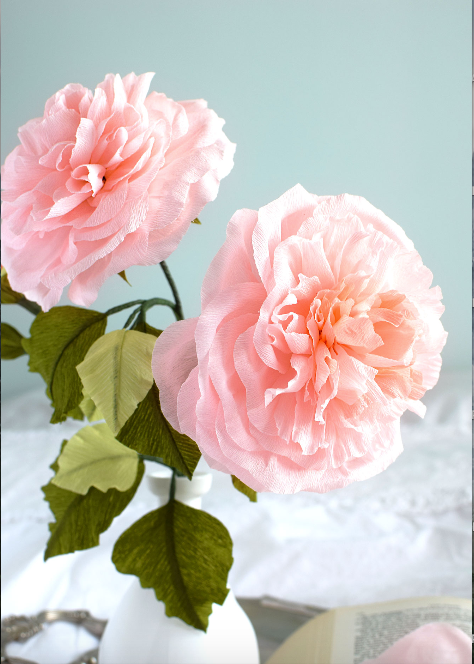
#> input picture outputs/kernels/image.png, 474 x 664 px, given in place of Image.jpg, which was not available
$ python kernels.py
#> lines starting #> are read from the running program, lines starting #| are printed output that depends on the picture; pictures that were not available may be replaced by others from this repository, and a replacement may not be noted
import numpy as np
import cv2
from matplotlib import pyplot as plt
img = cv2.imread('Image.jpg')
#> img is the input picture: shape (664, 474, 3); mean B, G, R 184.7, 192.3, 200.6
cv2.namedWindow('image(press 0 to change)', cv2.WINDOW_NORMAL)
cv2.imshow('image(press 0 to change)',img)
cv2.waitKey(0)
cv2.destroyAllWindows()
#sharpen
sharpen_kernel=np.array([[0,-1,0], [-1,5,-1], [0,-1,0]])
sharpen=cv2.filter2D(img,-1,sharpen_kernel)
cv2.namedWindow('sharpen(press 0 to change)', cv2.WINDOW_NORMAL)
cv2.imshow('sharpen(press 0 to change)',sharpen)
cv2.waitKey(0)
cv2.destroyAllWindows()
plt.subplot(121),plt.imshow(img),plt.title('Original')
plt.xticks([]), plt.yticks([])
plt.subplot(122),plt.imshow(sharpen),plt.title('sharpen')
plt.xticks([]), plt.yticks([])
plt.show()
#> figure, not shown here; B, G, R data is drawn as R, G, B

#Laplacian
Laplacian_kernel= np.array([[0,1,0],[1,-4,1],[0,1,0]])
Laplacian=cv2.filter2D(img, -1, Laplacian_kernel)
cv2.namedWindow('Laplacian(press 0 to change)', cv2.WINDOW_NORMAL)
cv2.imshow('Laplacian(press 0 to change)',Laplacian)
cv2.waitKey(0)
cv2.destroyAllWindows()
plt.subplot(131),plt.imshow(img),plt.title('Original')
plt.xticks([]), plt.yticks([])
plt.subplot(132),plt.imshow(Laplacian),plt.title('Laplacian')
plt.xticks([]), plt.yticks([])
plt.show()
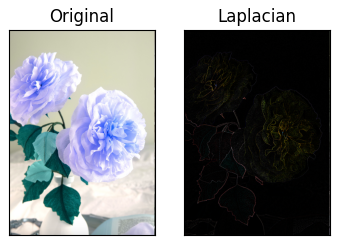
#> figure drawn by matplotlib, 2 panels; B, G, R data is drawn as R, G, B

#Emboss
Emboss_kernel=np.array([[-2,-1,0],[-1,1,1],[0,1,2]])
Emboss=cv2.filter2D(img, -1, Emboss_kernel)
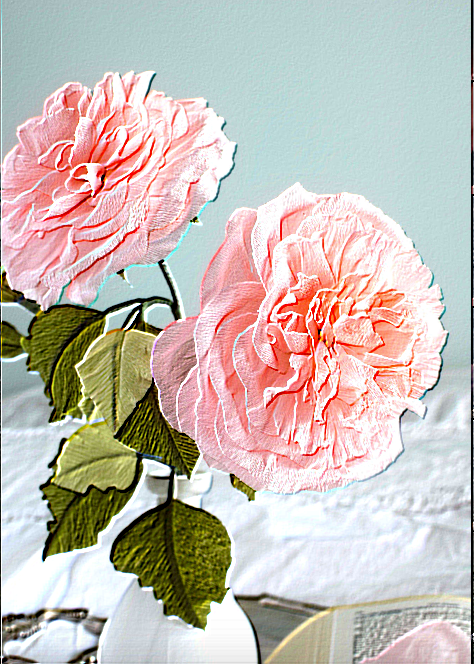
#> Emboss: shape (664, 474, 3); mean B, G, R 182.2, 189.4, 198.9
cv2.namedWindow('Emboss(press 0 to change)', cv2.WINDOW_NORMAL)
cv2.imshow('Emboss(press 0 to change)',Emboss)
cv2.waitKey(0)
cv2.destroyAllWindows()
plt.subplot(141),plt.imshow(img),plt.title('Original')
plt.xticks([]), plt.yticks([])
plt.subplot(142),plt.imshow(Emboss),plt.title('Emboss')
plt.xticks([]), plt.yticks([])
plt.show()
#> figure, not shown here; B, G, R data is drawn as R, G, B

#Outline
Outline_kernel=np.array([[-1,-1,-1],[-1,8,-1],[-1,-1,-1]])
Outline= cv2.filter2D(img, -1, Outline_kernel)
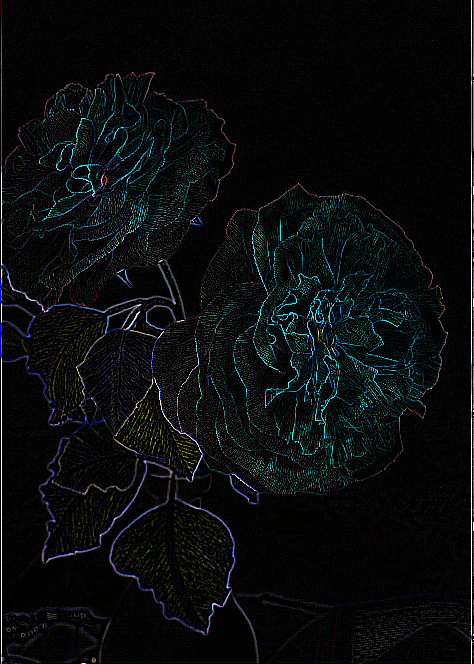
#> Outline: shape (664, 474, 3); mean B, G, R 12.7, 11.9, 8.2
cv2.namedWindow('Outline(press 0 to change)', cv2.WINDOW_NORMAL)
cv2.imshow('Outline(press 0 to change)',Outline)
cv2.waitKey(0)
cv2.destroyAllWindows()
plt.subplot(151),plt.imshow(img),plt.title('Original')
plt.xticks([]), plt.yticks([])
plt.subplot(152),plt.imshow(Outline),plt.title('Outline')
plt.xticks([]), plt.yticks([])
plt.show()
#> figure, not shown here; B, G, R data is drawn as R, G, B

#Bottom Sobel
Bottom_Sobel= np.array([[-1,-2,-1],[0,0,0],[1,2,1]])
bottom_sob = cv2.filter2D(img, -1, Bottom_Sobel)
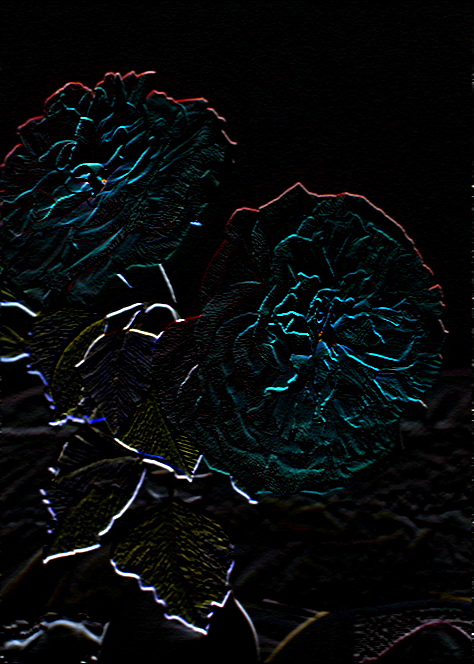
#> bottom_sob: shape (664, 474, 3); mean B, G, R 10.9, 10.2, 7
cv2.namedWindow('Bottom Sobel(press 0 to change)', cv2.WINDOW_NORMAL)
cv2.imshow('Bottom Sobel(press 0 to change)',bottom_sob)
cv2.waitKey(0)
cv2.destroyAllWindows()
plt.subplot(161),plt.imshow(img),plt.title('Original')
plt.xticks([]), plt.yticks([])
plt.subplot(162),plt.imshow(bottom_sob),plt.title('Bottom Sobel')
plt.xticks([]), plt.yticks([])
plt.show()
#> figure, not shown here; B, G, R data is drawn as R, G, B


# Right Sobel
Right_Sobel=np.array([[-1,0,1],[-2,0,2],[-1,0,1]])
right_sob = cv2.filter2D(img, -1, Right_Sobel)
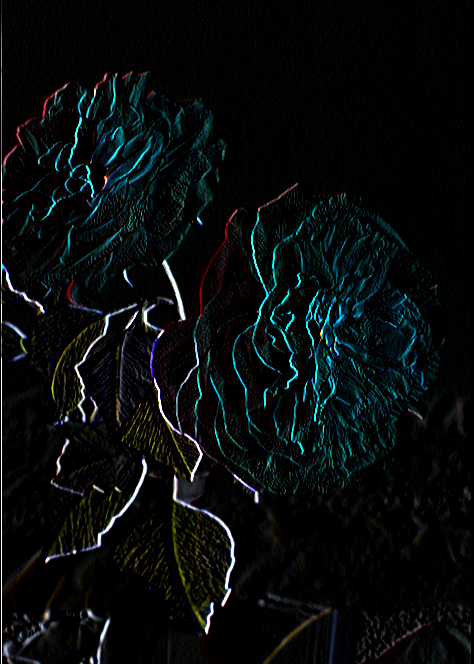
#> right_sob: shape (664, 474, 3); mean B, G, R 12.3, 11.9, 7.6
cv2.namedWindow('Right Sobel(press 0 to change)', cv2.WINDOW_NORMAL)
cv2.imshow('Right Sobel(press 0 to change)',right_sob)
cv2.waitKey(0)
cv2.destroyAllWindows()
plt.subplot(171),plt.imshow(img),plt.title('Original')
plt.xticks([]), plt.yticks([])
plt.subplot(172),plt.imshow(right_sob),plt.title('Right Sobel')
plt.xticks([]), plt.yticks([])
plt.show()
#> figure, not shown here; B, G, R data is drawn as R, G, B

#Top Sobel
Top_Sobel= np.array([[1,2,1],[0,0,0],[-1,-2,-1]])
top_sob = cv2.filter2D(img, -1, Top_Sobel)
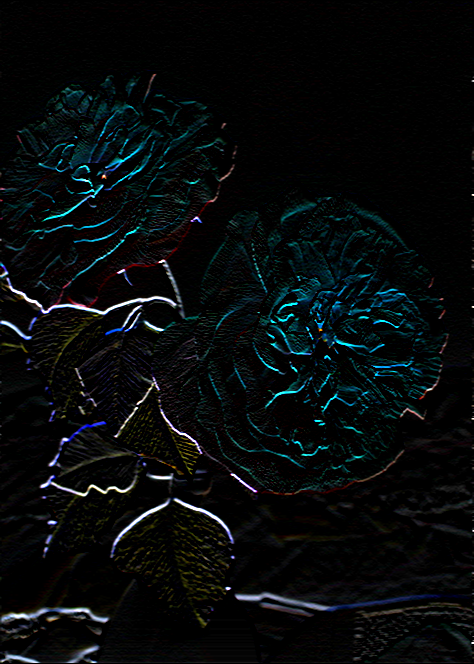
#> top_sob: shape (664, 474, 3); mean B, G, R 11.3, 10.5, 7
cv2.namedWindow('Top Sobel(press 0 to change)', cv2.WINDOW_NORMAL)
cv2.imshow('Top Sobel(press 0 to change)',top_sob)
cv2.waitKey(0)
cv2.destroyAllWindows()
plt.subplot(181),plt.imshow(img),plt.title('Original')
plt.xticks([]), plt.yticks([])
plt.subplot(182),plt.imshow(top_sob),plt.title('Top Sobel')
plt.xticks([]), plt.yticks([])
plt.show()
#> figure, not shown here; B, G, R data is drawn as R, G, B

#Difference
Difference= np.array([[-1,-1,-1],[-1,8,-1],[-1,-1,-1]])
diff = cv2.filter2D(img, -1, Difference)
cv2.namedWindow('Difference(press 0 to change)', cv2.WINDOW_NORMAL)
cv2.imshow('Difference(press 0 to change)',diff)
cv2.waitKey(0)
cv2.destroyAllWindows()
plt.subplot(191),plt.imshow(img),plt.title('Original')
plt.xticks([]), plt.yticks([])
plt.subplot(192),plt.imshow(diff),plt.title('Difference')
plt.xticks([]), plt.yticks([])
plt.show()
#> figure, not shown here; B, G, R data is drawn as R, G, B

#Wieghted Avarage
W_Avg=np.array([[1,1,1],[1,8,1],[1,1,1]])
Weighted_avg=cv2.filter2D(img,-1,W_Avg)
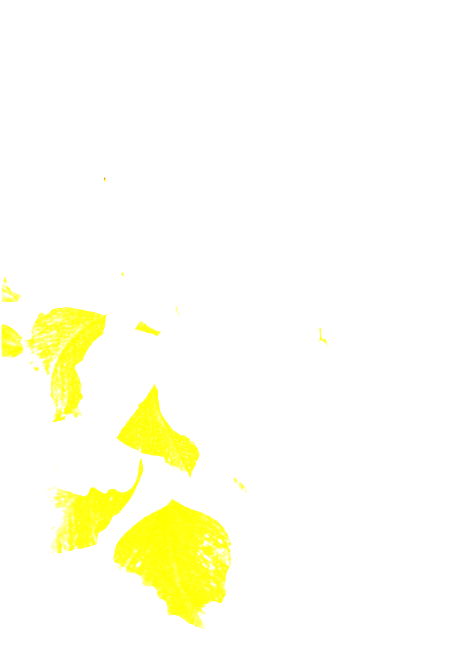
#> Weighted_avg: shape (664, 474, 3); mean B, G, R 241.1, 255, 255
cv2.namedWindow('Wieghted Avarage(press 0 to change)', cv2.WINDOW_NORMAL)
cv2.imshow('Wieghted Avarage(press 0 to change)',Weighted_avg)
cv2.waitKey(0)
cv2.destroyAllWindows()
plt.subplot(211),plt.imshow(img),plt.title('Original')
plt.xticks([]), plt.yticks([])
plt.subplot(212),plt.imshow(Weighted_avg),plt.title('Wieghted Avarage')
plt.xticks([]), plt.yticks([])
plt.show()
#> figure, not shown here; B, G, R data is drawn as R, G, B
